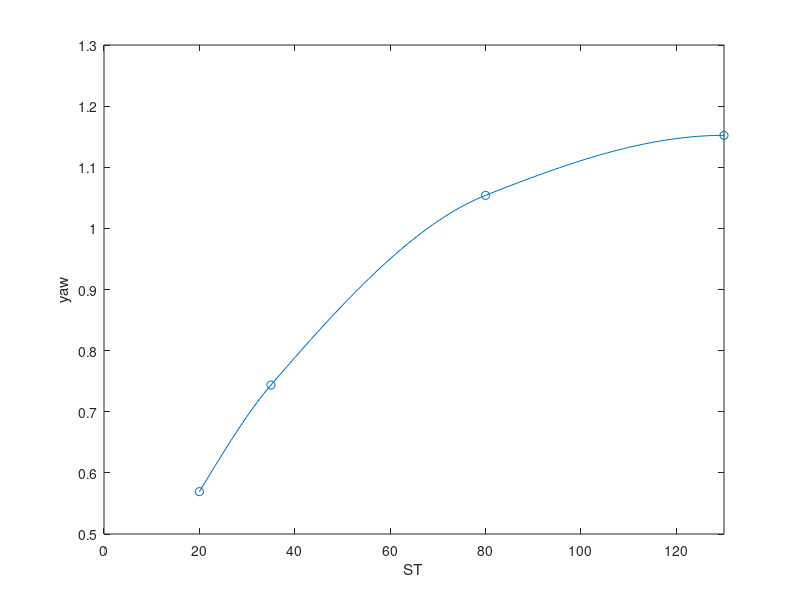
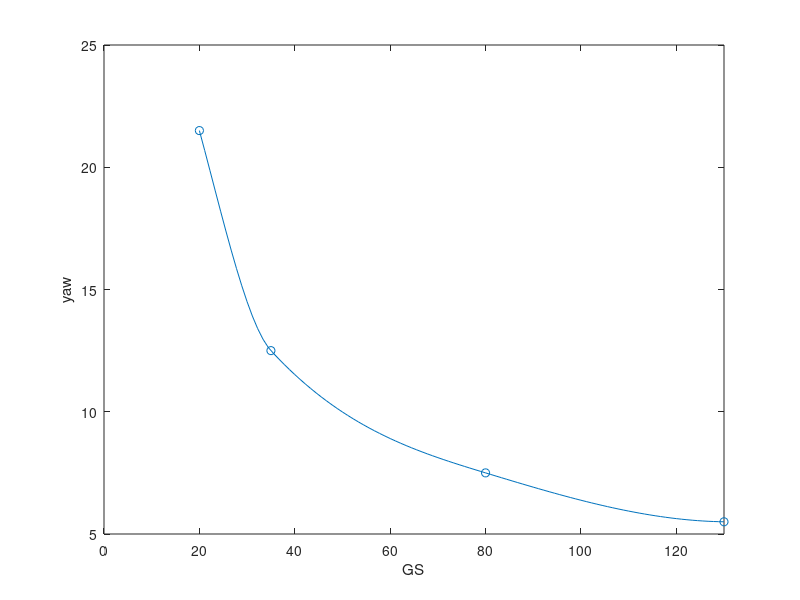
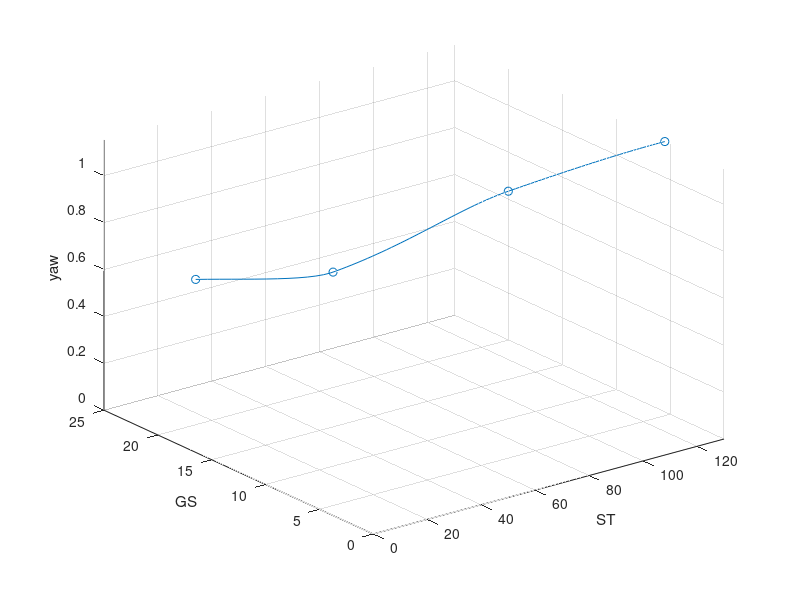
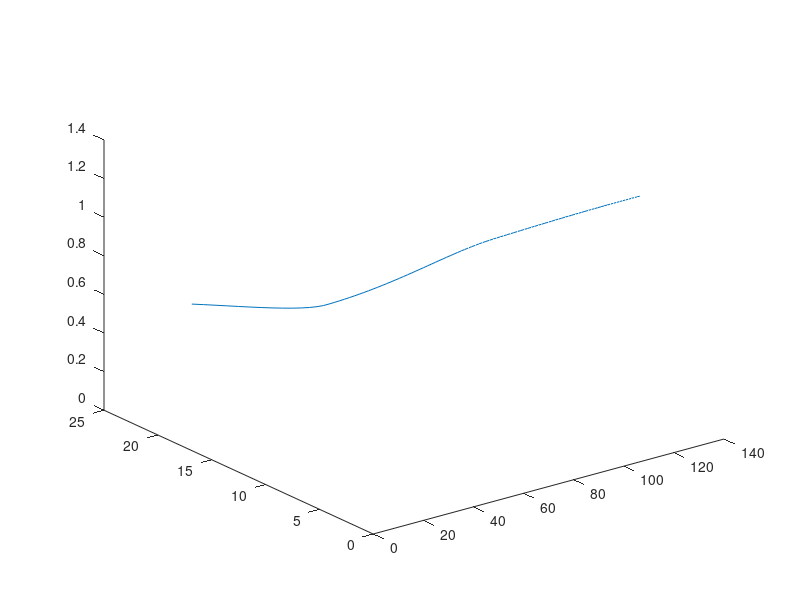

The MATLAB source for these figures, in order: (Note: this script raises an error after producing the figures.)
% x = ST
% y = GS
% z = yaw

%% Params
ST_max = 130;
GS_max = 25;

%% pick 4 points
p1 = [20 21.5 0.5693];
p2 = [35 12.5 .7437];
p3 = [80 7.5 1.054];
p4 = [130 5.5 1.1522];
cpts = [p1; p2; p3; p4];

%% curve fit
% curve fit z=f(x)
zfx = @(x) (interp1(cpts(:,1), cpts(:,3), x, "pchip"));
% curve fit y = f(x)
yfx = @(x) (interp1(cpts(:,1), cpts(:,2), x, "pchip"));
% invert curve fit y = f(x) to get x = f(y);
function x = xfy_func(y, p1, p4, yfx)
    % if y < p4(2) || y > p1(2)
        % x = NaN;
    % else
    y = snip(y, p4(2), p1(2));
    x = fzero(@(x)(yfx(x)-y), [p1(1), p4(1)]);
    % end
end
% xfy = @(yarr) (arrayfun(@(y)(fzero(@(x)(yfx(x)-y), [p1(1), p4(1)])), yarr));
xfy = @(yarr) (arrayfun(@(y) (xfy_func(y, p1, p4, yfx)), yarr));


% plotting
xcurve = linspace(p1(1),ST_max,100);
zcurve = zfx(xcurve);
ycurve = yfx(xcurve);

figure(3)
hold off 
plot(xcurve, zcurve);
hold on
scatter(cpts(:,1), cpts(:,3))
xlim([0, ST_max])
xlabel("ST")
ylabel("yaw")

figure(4)
hold off 
plot(xcurve, ycurve);
hold on
scatter(cpts(:,1), cpts(:,2))
xlim([0, ST_max])
xlabel("GS")
ylabel("yaw")

figure(5)
hold off
plot3(xcurve, ycurve, zcurve)
hold on
scatter3(cpts(:,1), cpts(:,2), cpts(:,3))
xlim([0, ST_max])
ylim([0, GS_max])
zlim([0, inf])
xlabel("ST")
ylabel("GS")
zlabel("yaw")
grid

%% secant lines in x and y
% secant from x to curve
xlin1 = linspace(p1(1), p4(1), 20);
ylin1 = yfx(xlin1);
zlin1 = zfx(xlin1);
aofx = zlin1 ./ ylin1;
function a = afx_func(x, p1, yfx, zfx)
    a = zeros(size(x));
    cond = x >= p1(1);
    a1 = zfx(x(cond)) ./ yfx(x(cond));
    a2 = interp1([0,p1(1)], [0, zfx(p1(1)) ./ yfx(p1(1))], x(~cond));
    a(cond) = a1;
    a(~cond) = a2;
end
afx = @(x)(afx_func(x, p1, yfx, zfx));

% secant from y to curve
ylin2 = linspace(p1(2), p4(2), 20);
xlin2 = zeros(size(ylin2));
for i = 1:length(ylin2)
    xlin2(i) = fzero(@(x)(yfx(x)-ylin2(i)), [xlin1(1), xlin1(end)]);
end
zlin2 = zfx(xlin2);
bofy = zlin2 ./ xlin2;
function b = bfy_func(y, p4, xfy, zfx)
    b = zeros(size(y));
    cond = y >= p4(2);
    b1 = zfx(xfy(y(cond))) ./ xfy(y(cond));
    b2 = interp1([0,p4(2)], [0, zfx(p4(1)) / xfy(p4(2))], y(~cond));
    b(cond) = b1;
    b(~cond) = b2;
end
bfy = @(y)(bfy_func(y, p4, xfy, zfx));


% plot test
[xf,  yf] = meshgrid(linspace(0, ST_max, 27), linspace(0, GS_max, 51));
[x1, y1] = meshgrid(linspace(0, p4(1), 40), linspace(0, p1(2), 40));
outside1 = yf > yfx(xf);
% z1 = aofx .* y1;
% z1 = afx(x1(1,:)) .* y1;
% z1(outside1) = NaN;
% z2 = bofy' .* x1;
% z2 = bfy(y1(:,1)) .* x1;
% z2(outside1) = NaN;
% zavg = (z1 + z2) / 2;
zavg = @(x,y)( ((afx(x).*y)+(bfy(y).*x)) / 2 );

% hold off
% surf(x1, y1, z1, FaceAlpha=.5);
% hold on
% surf(x1, y1, z2, FaceAlpha=.5);
figure(6)
hold off
plot3(xcurve, ycurve, zcurve, LineWidth=3, Color="red")
hold on
zavg_plot = zavg(xf, yf);
% zavg_plot(outside1) = NaN;
surf(xf, yf, zavg_plot)
xlabel("ST")
ylabel("GS")
zlabel("yaw")
xlim([0, ST_max])
ylim([0, GS_max])
zlim([0, 2])


%% High GS region
hgsx = @(x) (interp1([0 p1(1), p4(1)], [0, p1(3), .75*p1(3)], x));
hgsxy = @(x, y) (interp1([GS_max, p1(2)], [0, hgsx(x)], y, "linear", "extrap"));
[x2, y2] = meshgrid(linspace(0, p4(1), 40), linspace(p1(2), GS_max, 20));
zhgs = arrayfun(hgsxy, xf, yf);
figure(7)
surf(xf, yf, zhgs)
xlabel("ST")
ylabel("GS")
zlabel("yaw")
xlim([0, ST_max])
ylim([0, GS_max])
zlim([0, 2])

%% Loss of traction region
function z = notr_func(x, y, hgsx, yfx, zfx, p1)
    if p1(1) >= x
        z = p1(3);
    else
        z = interp1([p1(2), yfx(x)], [hgsx(x), zfx(x)], y, "linear", "extrap");
    end
end

% notr = @(x,y) (interp1([p1(2), yfx(x)], [hgsx(x), zfx(x)], y));
notr = @(x,y) (notr_func(x, y, hgsx, yfx, zfx, p1));
[x3, y3] = meshgrid(linspace(0, p4(1), 40), linspace(p1(2), p4(2), 40));
znotr = arrayfun(notr, xf, yf);
% outside2 = y3 < yfx(x3);
% znotr(outside) = NaN;
figure(8)
surf(xf, yf, znotr)
xlabel("ST")
ylabel("GS")
zlabel("yaw")
xlim([0, ST_max])
ylim([0, GS_max])
zlim([0, 2])

%% Combine
figure(9)
hold off
surf(xf, yf, zavg_plot, FaceAlpha=.5)
hold on
surf(xf, yf, zhgs, FaceAlpha=.5)
surf(xf, yf, znotr, FaceAlpha=.5)

figure(10)
z_all = zeros([size(xf), 3]);
z_all(:,:,1) = zavg_plot;
z_all(:,:,2) = zhgs;
z_all(:,:,3) = znotr;
zplot_half = min(z_all, [], 3);
x_both = [-flip(xf,2), xf(:,2:end)];
y_both = [flip(yf,2), yf(:,2:end)];
zplot_full = [-flip(zplot_half, 2), zplot_half(:,2:end)];
surf(x_both, y_both, zplot_full)

%% error
figure(11)
[sg, vg] = meshgrid(s, v);
surf(sg, vg, yaw_table)

figure(12)
hold off
surf(sg, vg, yaw_table, FaceAlpha=.5)
hold on
surf(x_both, y_both, zplot_full, FaceAlpha=.5);

figure(13)
surf(x_both, y_both, zplot_full - yaw_table)
